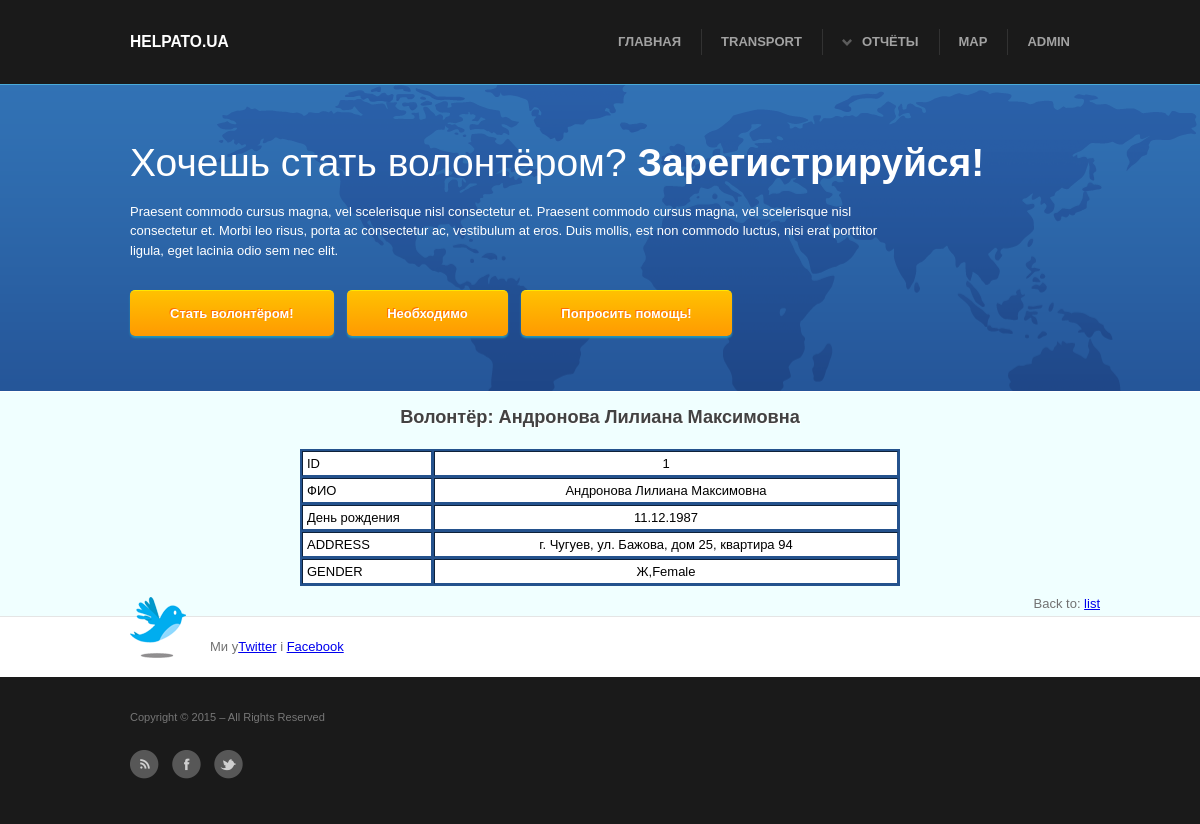
Screenshot of /Volonter/1/ with the database file from the repository.
### main/models.py (models this page shows, shortened)
class Volonter(models.Model):
    GENDER_CHOICES = (
        (u'М', 'Male'),
        (u'Ж', 'Female'),
    )
    fio = models.CharField(verbose_name=u'ФИО', max_length=200)
    birthday = models.DateField(null=True, blank=True)
    address = models.TextField()
    telephone = models.CharField(max_length=20)
    gender = models.CharField(max_length=1, choices=GENDER_CHOICES)
    categories = models.ManyToManyField('CategoryResource')

### main/views.py (the view)
# urls.py: url(r'^volonter/(?P<pk>\d+)/$',VolonterDetailView.as_view(), name='view_volonter'),
class VolonterDetailView(DetailView):
    template_name = 'view_volonter.html'
    model = Volonter
    context_object_name = 'Volonter'

### main/templates/view_volonter.html
{% extends 'base.html' %}
{% block title %}
    <h3 class="title_list">Волонтёр: {{ Volonter.fio }}</h3>
{% endblock %}
{% block content %}
    <div id="view_tab">
    <table border="1">
    <tr>
        <td WIDTH="120px">ID</td>
        <td align="center">{{Volonter.id}}</td>
    </tr>
    <tr>
        <td>ФИО</td>
        <td align="center">{{ Volonter.fio }}</td>
    </tr>
    <tr>
        <td>День рождения</td>
        <td align="center">{{ Volonter.birthday|date:"d.m.Y" }}</td>
    </tr>
    <tr>
        <td>ADDRESS</td>
        <td align="center">{{Volonter.address }}</td>
    </tr>
     <tr>
        <td>GENDER</td>
        <td align="center">{{ Volonter.gender }},{{ Volonter.get_gender_display }}</td>
    </tr>
  </table>
    </div>
{% endblock %}
{% block bottom %}
    Back to: <a href="{% url 'list_volonter' %}">list</a><br>
{% endblock %}

### main/static/main.css (style rules this page uses)
html { background:#f2f2f2; }
body { color:#727272; font:normal 13px "Helvetice Neue",Arial,Tahoma,Verdana; }
a { outline:0; }
h1, h2, h3, h4 { line-height:1.2em; margin-bottom:15px; font-weight:bold; }
h3, h4 { font-size:1.4em; color:#424242; text-shadow:1px 1px 1px #fff; margin-bottom:10px; }
.title_list { text-align: center; }
#view_tab table { width: 600px; margin-left: 200px; border: 200px; border-color: #24528d; background-color: #24528d;  }
#view_tab td { padding-top: 4px; padding-bottom: 4px; padding-left: 4px; padding-right: 4px; background-color: #ffffff; }

### main/static/print.css (style rules this page uses)
* { background:none !important; }
body { color:#000; font:normal 12px Arial,sans-serif; padding-top:0; }
a, #content a { color:#000; outline:0; text-decoration:none; border:none; }
h1, h2, h3, h4, h5 { margin:0 0 10px 0; color:#000; }
h3 { font-size:1.2em; margin-bottom:20px; text-transform:uppercase; }

### rows the page displays
Volonter: fio "Андронова Лилиана Максимовна", id "1", birthday "11.12.1987", address "г. Чугуев, ул. Бажова, дом 25, квартира 94", gender "Ж", gender "Female"
